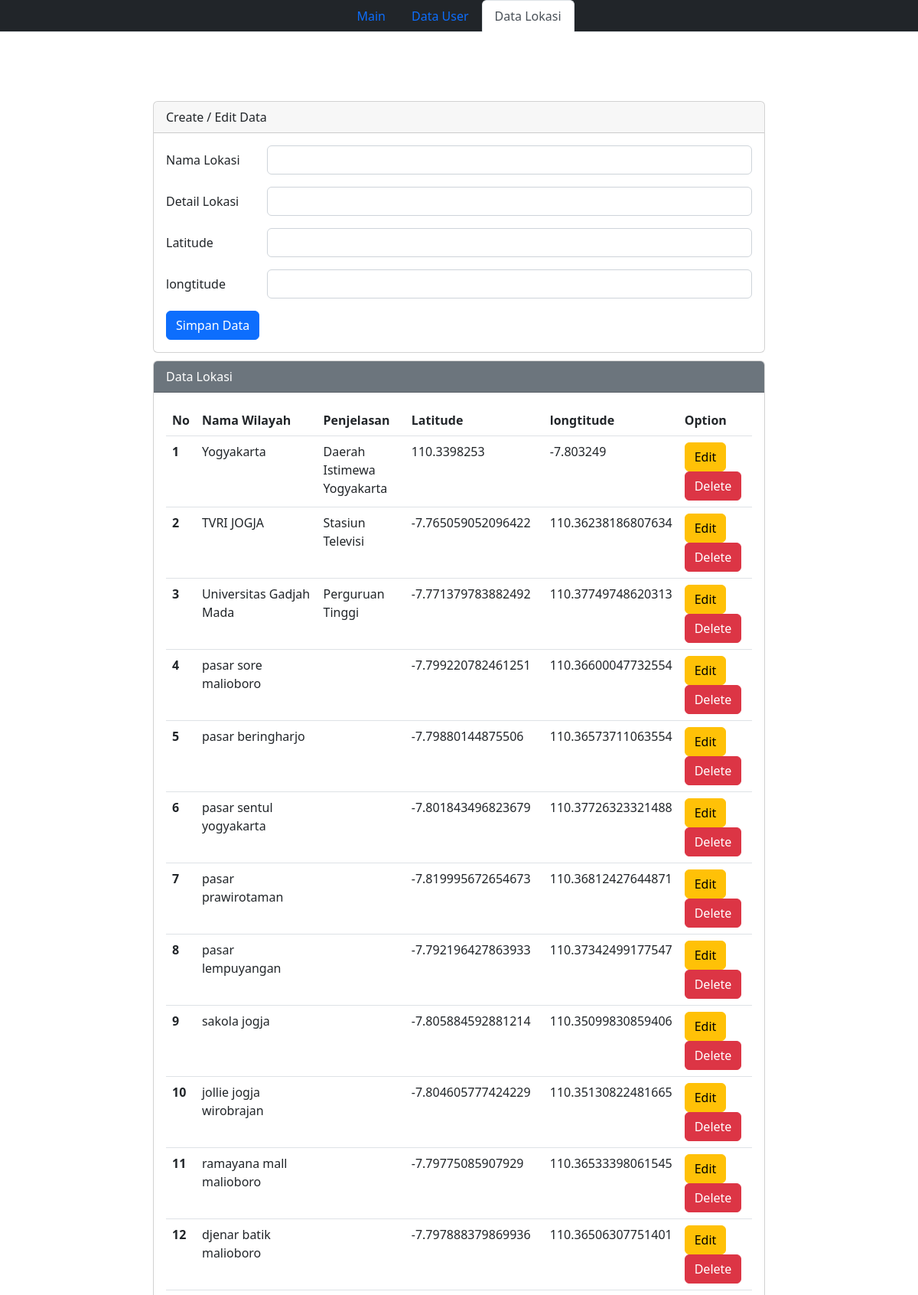
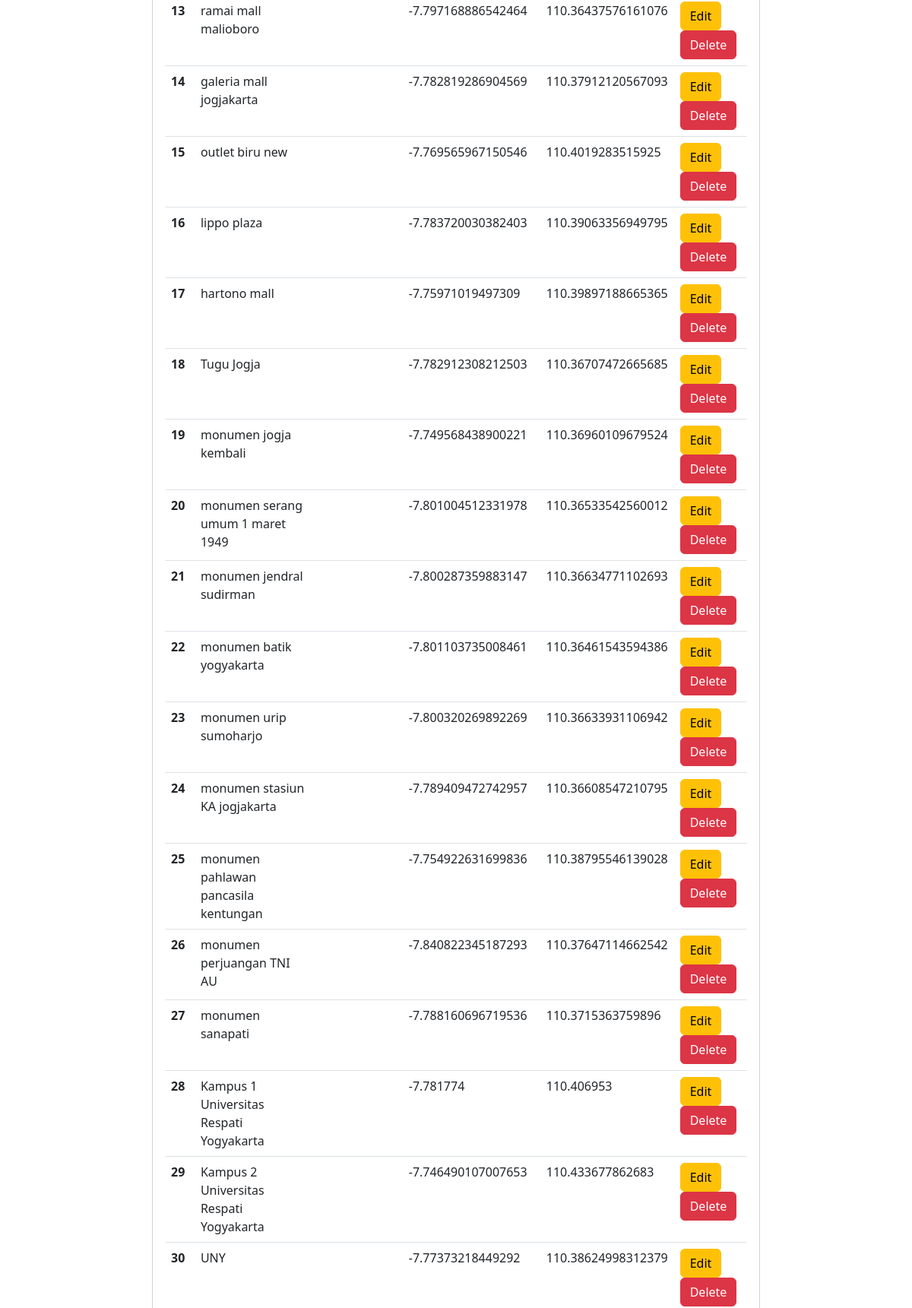
Screenshot of /php-crud/data.php (upper part) with the database file from the repository (2 pictures, top to bottom).
### tables this page shows
CREATE TABLE `data` (
  `id` int(11) NOT NULL,
  `nama_wil` varchar(255) DEFAULT NULL,
  `summ` varchar(255) DEFAULT NULL,
  `latitude` varchar(255) DEFAULT NULL,
  `longtitude` varchar(255) DEFAULT NULL
);

### php-crud/data.php (the view, shortened to what this page needs)
<?php
$host = '';
$user = "root";
$pass = "";
$db = "db_data";
$koneksi = mysqli_connect($host, $user, $pass, $db);
$nama_wil = "";
$summ = "";
$latitude = "";
$longtitude = "";
?>
<!DOCTYPE html>
<html lang="en">
<head>
    <link href="https://cdn.jsdelivr.net/npm/bootstrap@5.2.3/dist/css/bootstrap.min.css" rel="stylesheet"
>
    <link rel="stylesheet" href="style.css">
</head>
<body>
    <div>
        <ul class="nav nav-tabs text-bg-dark justify-content-center">
            <li class="nav-item">
                <a class="nav-link " aria-current="page" href="main.php">Main</a>
            </li>
            <li class="nav-item">
                <a class="nav-link " href="index.php">Data User</a>
            </li>
            <li class="nav-item">
                <a class="nav-link active" href="data.php">Data Lokasi</a>
            </li>
        </ul>
    </div>
    <div class="bd-1">
        <div class="mx-auto">
            <div class="card">
                <div class="card-header">
                    Create / Edit Data
                </div>
                <div class="card-body">
                    <form action="" method="POST">
                        <div class="mb-3 row">
                            <label for="nama" class="col-sm-2 col-form-label">Nama Lokasi</label>
                            <div class="col-sm-10">
                                <input type="text" class="form-control" name="nama_wil" id="nama_wil"
                                    value="<?php echo $nama_wil ?>">
                            </div>
                        </div>
                        <div class="mb-3 row">
                            <label for="email" class="col-sm-2 col-form-label">Detail Lokasi</label>
                            <div class="col-sm-10">
                                <input type="text" class="form-control" name="summ" id="summ"
                                    value="<?php echo $summ ?>">
                            </div>
                        </div>
                        <div class="mb-3 row">
                            <label for="latitude" class="col-sm-2 col-form-label">Latitude</label>
                            <div class="col-sm-10">
                                <input type="text" class="form-control" name="latitude" id="latitude"
                                    value="<?php echo $latitude ?>">
                            </div>
                        </div>
                        <div class="mb-3 row">
                            <label for="longtitude" class="col-sm-2 col-form-label">longtitude</label>
                            <div class="col-sm-10">
                                <input type="text" class="form-control" name="longtitude" id="longtitude"
                                    value="<?php echo $longtitude ?>">
                            </div>
                        </div>
                        <div class="col-12">
                            <input type="submit" name="submit" value="Simpan Data" class="btn btn-primary">
                        </div>
                    </form>
                </div>
            </div>
            <div class="card ">
                <div class="card-header text-white bg-secondary">
                    Data Lokasi
                </div>
                <div class="card-body">
                    <table class="table">
                        <thead>
                            <tr>
                                <th scope="col">No</th>
                                <th scope="col">Nama Wilayah</th>
                                <th scope="col">Penjelasan</th>
                                <th scope="col">Latitude</th>
                                <th scope="col">longtitude</th>
                                <th scope="col">Option</th>
                            </tr>
                        <tbody>
                            <?php
                            $sql2 = "select * from data order by id asc";
                            $q2 = mysqli_query($koneksi, $sql2);
                            $urut = 1;
                            while ($r2 = mysqli_fetch_array($q2)) {
                                $id = $r2['id'];
                                $nama_wil = $r2['nama_wil'];
                                $summ = $r2['summ'];
                                $latitude = $r2['latitude'];
                                $longtitude = $r2['longtitude'];
                            ?>
                            <tr>
                                <th scope="row">
                                    <?php echo $urut++ ?>
                                </th>
                                <td scope="row">
                                    <?php echo $nama_wil ?>
                                </td>
                                <td scope="row">
                                    <?php echo $summ ?>
                                </td>
                                <td scope="row">
                                    <?php echo $latitude ?>
                                </td>
                                <td scope="row">
                                    <?php echo $longtitude ?>
                                </td>
                                <td scope="row">
                                    <a href="data.php?op=edit&id=<?php echo $id ?>"><button type="button"
                                            class="btn btn-warning">Edit</button></a>
                                    <a href="data.php?op=delete&id=<?php echo $id ?>"
                                        onclick="return confirm('Delete ?')"><button type="button"
                                            class="btn btn-danger">Delete</button></a>
                                </td>
                            </tr>
                            <?php
                            }
                            ?>
                        </tbody>
                        </thead>
                    </table>
                </div>
            </div>
        </div>
    </div>
</body>
</html>

### php-crud/style.css (style rules this page uses)
.mx-auto { width: 800px; }
.card { margin-top: 10px; }
.bd-1 { display: flex; justify-content: center; margin-top: 10vh; }

### rows the page displays
data: nama_wil "Yogyakarta", summ "Daerah Istimewa Yogyakarta", latitude "110.3398253", longtitude "-7.803249"
data: nama_wil "TVRI JOGJA", summ "Stasiun Televisi", latitude "-7.765059052096422", longtitude "110.36238186807634"
data: nama_wil "Universitas Gadjah Mada", summ "Perguruan Tinggi", latitude "-7.771379783882492", longtitude "110.37749748620313"
data: nama_wil "pasar sore malioboro", latitude "-7.799220782461251", longtitude "110.36600047732554"
data: nama_wil "pasar beringharjo", latitude "-7.79880144875506", longtitude "110.36573711063554"
data: nama_wil "pasar sentul yogyakarta", latitude "-7.801843496823679", longtitude "110.37726323321488"
data: nama_wil "pasar prawirotaman", latitude "-7.819995672654673", longtitude "110.36812427644871"
data: nama_wil "pasar lempuyangan", latitude "-7.792196427863933", longtitude "110.37342499177547"
data: nama_wil "sakola jogja", latitude "-7.805884592881214", longtitude "110.35099830859406"
data: nama_wil "jollie jogja wirobrajan", latitude "-7.804605777424229", longtitude "110.35130822481665"
data: nama_wil "ramayana mall malioboro", latitude "-7.79775085907929", longtitude "110.36533398061545"
data: nama_wil "djenar batik malioboro", latitude "-7.797888379869936", longtitude "110.36506307751401"
data: nama_wil "ramai mall malioboro", latitude "-7.797168886542464", longtitude "110.36437576161076"
data: nama_wil "galeria mall jogjakarta", latitude "-7.782819286904569", longtitude "110.37912120567093"
data: nama_wil "outlet biru new", latitude "-7.769565967150546", longtitude "110.4019283515925"
data: nama_wil "lippo plaza", latitude "-7.783720030382403", longtitude "110.39063356949795"
data: nama_wil "hartono mall", latitude "-7.75971019497309", longtitude "110.39897188665365"
data: nama_wil "Tugu Jogja", latitude "-7.782912308212503", longtitude "110.36707472665685"
data: nama_wil "monumen jogja kembali", latitude "-7.749568438900221", longtitude "110.36960109679524"
data: nama_wil "monumen serang umum 1 maret 1949", latitude "-7.801004512331978", longtitude "110.36533542560012"
data: nama_wil "monumen jendral sudirman", latitude "-7.800287359883147", longtitude "110.36634771102693"
data: nama_wil "monumen batik yogyakarta", latitude "-7.801103735008461", longtitude "110.36461543594386"
data: nama_wil "monumen urip sumoharjo", latitude "-7.800320269892269", longtitude "110.36633931106942"
data: nama_wil "monumen stasiun KA jogjakarta", latitude "-7.789409472742957", longtitude "110.36608547210795"
data: nama_wil "monumen pahlawan pancasila kentungan", latitude "-7.754922631699836", longtitude "110.38795546139028"
data: nama_wil "monumen perjuangan TNI AU", latitude "-7.840822345187293", longtitude "110.37647114662542"
data: nama_wil "monumen sanapati", latitude "-7.788160696719536", longtitude "110.3715363759896"
data: nama_wil "Kampus 1 Universitas Respati Yogyakarta", latitude "-7.781774", longtitude "110.406953"
data: nama_wil "Kampus 2 Universitas Respati Yogyakarta", latitude "-7.746490107007653", longtitude "110.433677862683"
data: nama_wil "UNY", latitude "-7.77373218449292", longtitude "110.38624998312379"
